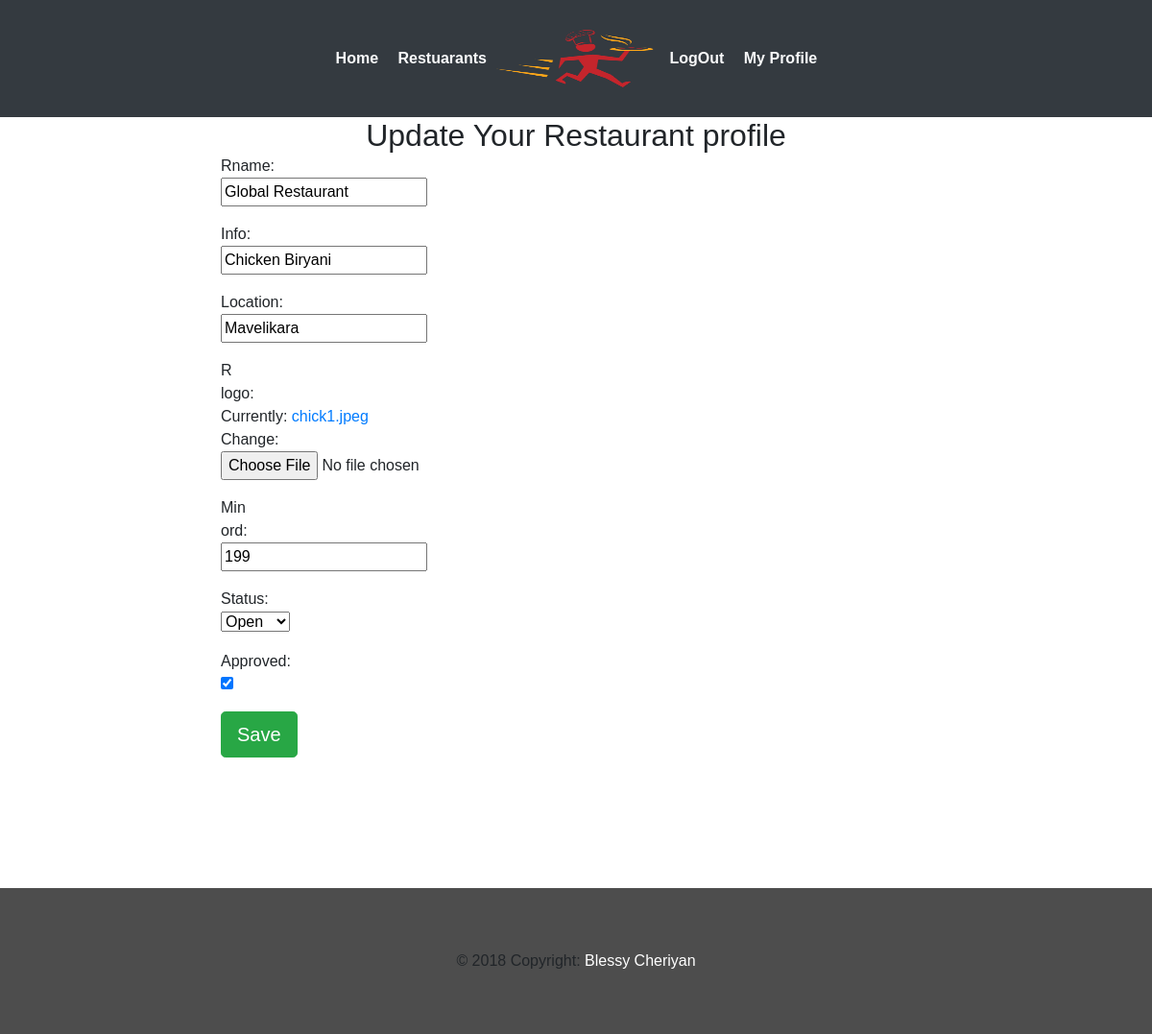
The page /restaurant/update/9/ (signed in) on the database its author committed.
### webapp/models.py (models this page shows, shortened)
class Restaurant(models.Model):
	user        = models.OneToOneField(settings.AUTH_USER_MODEL,on_delete=models.CASCADE)
	rname 		= models.CharField(max_length=100,blank=False)
	info	 	= models.CharField(max_length=40,blank=False)
	min_ord		= models.CharField(max_length=5,blank=False)
	location    = models.CharField(max_length=40,blank=False)
	r_logo      = models.FileField(blank=False)
	REST_STATE_OPEN    = "Open"
	REST_STATE_CLOSE   = "Closed"
	REST_STATE_CHOICES =(
			(REST_STATE_OPEN,REST_STATE_OPEN),
			(REST_STATE_CLOSE,REST_STATE_CLOSE)
		)
	status 	= models.CharField(max_length=50,choices=REST_STATE_CHOICES,default=REST_STATE_OPEN,blank=False)
	approved = models.BooleanField(blank=False,default=True)

### webapp/views.py (the view)
# urls.py: path('restaurant/update/<int:id>/',views.updateRestaurant,name='rupdate'),
@login_required(login_url='/login/restaurant/')
def updateRestaurant(request,id):
	form  	 = RestuarantForm(request.POST or None,request.FILES or None,instance=request.user.restaurant)
	if form.is_valid():
		form.save()
		return redirect('rprofile')
	context={
	'form':form,
	'title':"Update Your Restaurant profile"
	}
	return render(request,'webapp/rest_profile_form.html',context)

### webapp/forms.py
class RestuarantForm(forms.ModelForm):
	class Meta:
		model = Restaurant
		fields =['rname','info','location','r_logo','min_ord','status','approved']

### webapp/templates/webapp/rest_profile_form.html (shortened to what this page needs)
{% extends 'webapp/base.html'%}
{% block body %}
<div class="container">
	<h2 class="text-center">{{title}}</h2>
</div>
<div class="container col-md-8">
	    <div class="row">
	    <div class="col-md-4 col-md-offset-2">
		<form method="post" class="form-horizontal" enctype="multipart/form-data">
  			{% for field in form %}
    			<div class="form-group">
        			<div class="col-md-offset-2 col-sm-8">
        			</div>
        			<label class="control-label col-sm-4">{{ field.label_tag }}</label>
        			<div class="col-sm-12">{{ field }}</div>
    			</div>
			{% endfor %}
  		<div class="form-group">
          	<div class="col-sm-offset-2 col-sm-10">
                <button type="submit" class="btn btn-success btn-lg">Save</button>
          	 </div>
   		</div>
		</form>
	</div>
</div>
 <br>
</div>
{% endblock%}

### webapp/static/webapp/css/style.css (style rules this page uses)
body { padding:0; margin:0; font-family: 'Source Sans Pro', sans-serif; }
body a { transition:0.5s all; -webkit-transition:0.5s all; -moz-transition:0.5s all; -o-transition:0.5s all; -ms-transition:0.5s all; }
h1,h2,h3,h4,h5,h6 { margin:0; }
label { margin:0; }

### rows shown on the page
Restaurant: form "Global Restaurant" "Chicken Biryani" "Mavelikara" "199" "Open" "☑"

### other values the page prints
{{ title }} "Update Your Restaurant profile"
{{ field.label_tag }} "Rname:" "Info:" "Location:" "R logo:" "Min ord:" "Status:" "Approved:"
